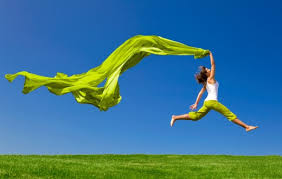
#> input picture catkin_ws/src/computer_vision/Pictures/FUN.jpg, 282 x 179 px
$ python -i hough_circles.py   (imports and definitions only)   (Python 2 division)   (older library calls are emulated)
#> lines starting #> are read from the running program, lines starting #| are printed output that depends on the picture; after the words box and inside, x2 and y2 are one past the last pixel; in counts of white or black regions, pixels touching at a corner belong together
#> further down, picture is the input picture: shape (179, 282, 3); mean B, G, R 143.7, 119.1, 59.5
import cv2
import numpy as np

def filter(img):
    gray = cv2.cvtColor(img,cv2.COLOR_BGR2GRAY)
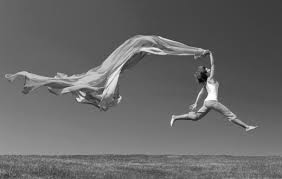
#> gray: shape (179, 282); min 1, max 255, mean 104.1
    gray = cv2.medianBlur(gray,5)
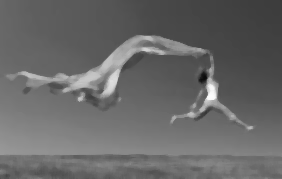
#> gray: shape (179, 282); min 11, max 252, mean 103.8

    circles = cv2.HoughCircles(gray,cv2.cv.CV_HOUGH_GRADIENT,2,100,
                                param1=50,param2=85,minRadius=0,maxRadius=0)
#> circles = [[151, 105, 65.2], [71, 27, 62.4]]

    if circles is not None:
        circles = np.round(circles[0, :]).astype("int")
#> circles = [[151, 105, 65], [71, 27, 62]]
        for i in circles:
            # draw the outer circle
            cv2.circle(img,(i[0],i[1]),i[2],(0,255,0),2)
            # draw the center of the circle
            cv2.circle(img,(i[0],i[1]),2,(0,0,255),3)
#> this loop made 2 passes
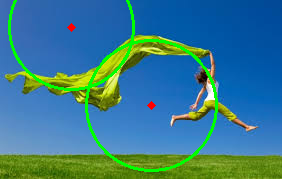
#> img: shape (179, 282, 3); 4.05% of pixels changed, all inside (x1, y1, x2, y2) = (8, 0, 218, 172)
    else:
        print "No Circles Detected"

    return img

>>> import cv2
>>> picture = cv2.imread('../../../Pictures/FUN.jpg')
>>> result = filter(picture)
